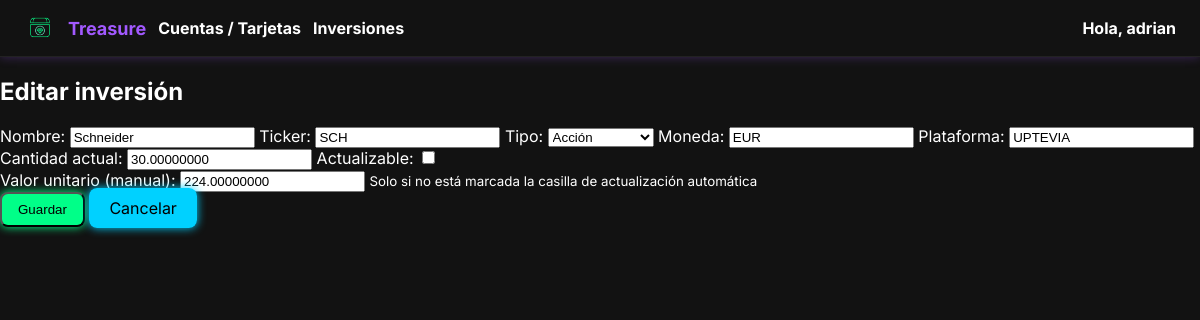
Before: /finanzas/1/editar/ (signed in) with the older database file.
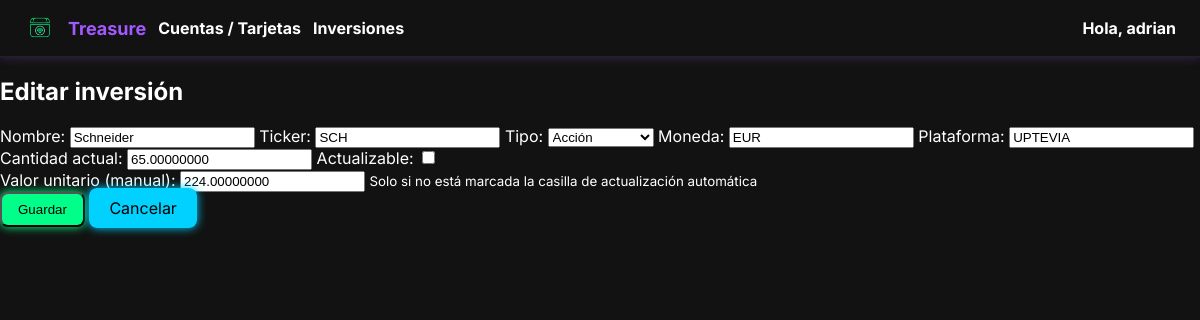
After: the same page with the newer database file.
### finanzas/models.py (models this page shows, shortened)
class Inversion(models.Model):
    usuario = models.ForeignKey(User, on_delete=models.CASCADE)
    nombre = models.CharField(max_length=100)
    ticker = models.CharField(max_length=20, blank=True, null=True)
    tipo = models.CharField(max_length=30, choices=TIPOS_INVERSION)
    moneda = models.CharField(max_length=10, default="EUR")
    plataforma = models.CharField(max_length=100, blank=True, null=True)
    cantidad_actual = models.DecimalField(
        max_digits=20, decimal_places=8, default=0,
        help_text="Cantidad actual de activos"
    )
    actualizable = models.BooleanField(
        default=True,
        help_text="Si está marcado, se actualizará el valor automáticamente vía API"
    )
    fecha_creacion = models.DateField(auto_now_add=True)

### finanzas/views.py (the view, shortened to what this page needs)
# urls.py: path('<int:pk>/editar/', views.InversionUpdateView.as_view(), name='editar'),
class InversionUpdateView(LoginRequiredMixin, UpdateView):
    model = Inversion
    form_class = InversionForm
    template_name = 'inversiones/inversion_form.html'
    success_url = reverse_lazy('finanzas:listar')
    def get_queryset(self):
        return Inversion.objects.filter(usuario=self.request.user)

### finanzas/forms.py
class InversionForm(forms.ModelForm):
    valor_unitario_manual = forms.DecimalField(
        required=False,
        label="Valor unitario (manual)",
        help_text="Solo si no está marcada la casilla de actualización automática"
    )
    class Meta:
        model = Inversion
        exclude = ['usuario', 'fecha_creacion']
    def __init__(self, *args, **kwargs):
        super().__init__(*args, **kwargs)
        instance = kwargs.get('instance')
        if instance and not instance.actualizable:
            try:
                self.fields['valor_unitario_manual'].initial = instance.valor_actual.valor_unitario
            except:
                pass

### finanzas/context_processors.py (called while the page is built)
def resumen_inversiones_context(request):
    if request.user.is_authenticated:
        resumen = ResumenInversionesMensual.objects.filter(
            usuario=request.user
        ).order_by('-registro__anio', '-registro__mes').first()
    else:
        resumen = None
    return {
        'resumen_inversiones': resumen
    }

### templates/inversiones/inversion_form.html (shortened to what this page needs)
{% extends "base.html" %}
{% block content %}
<div class="panel">
  <h2 class="titulo">{% if form.instance.pk %}Editar inversión{% else %}Nueva inversión{% endif %}</h2>
  <form method="post">
    <div class="formulario">
      {{ form.nombre.label_tag }} {{ form.nombre }}
      {{ form.ticker.label_tag }} {{ form.ticker }}
      {{ form.tipo.label_tag }} {{ form.tipo }}
      {{ form.moneda.label_tag }} {{ form.moneda }}
      {{ form.plataforma.label_tag }} {{ form.plataforma }}
      {{ form.cantidad_actual.label_tag }} {{ form.cantidad_actual }}
      {{ form.actualizable.label_tag }} {{ form.actualizable }}
      <div id="valor-manual-wrapper">
        {{ form.valor_unitario_manual.label_tag }}
        {{ form.valor_unitario_manual }}
        <small>{{ form.valor_unitario_manual.help_text }}</small>
      </div>
    </div>
    <button type="submit" class="btn-glow-primary">Guardar</button>
    <a href="{% url 'finanzas:listar' %}" class="btn-glow-secundario">Cancelar</a>
  </form>
</div>
{% endblock %}

Changed rows visible on the page:
changed Inversion "Schneider": cantidad_actual "30.00000000" → "65.00000000"
